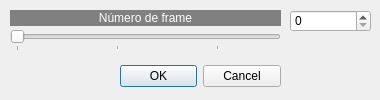
<?xml version="1.0" encoding="UTF-8"?>
<ui version="4.0">
 <class>CapturaDeVideo</class>
 <widget class="QDialog" name="CapturaDeVideo">
  <property name="windowModality">
   <enum>Qt::WindowModality::WindowModal</enum>
  </property>
  <property name="geometry">
   <rect>
    <x>0</x>
    <y>0</y>
    <width>380</width>
    <height>100</height>
   </rect>
  </property>
  <property name="minimumSize">
   <size>
    <width>380</width>
    <height>100</height>
   </size>
  </property>
  <property name="maximumSize">
   <size>
    <width>380</width>
    <height>100</height>
   </size>
  </property>
  <property name="windowTitle">
   <string>Captura de vídeo</string>
  </property>
  <widget class="QDialogButtonBox" name="buttonBox">
   <property name="geometry">
    <rect>
     <x>120</x>
     <y>60</y>
     <width>161</width>
     <height>32</height>
    </rect>
   </property>
   <property name="orientation">
    <enum>Qt::Orientation::Horizontal</enum>
   </property>
   <property name="standardButtons">
    <set>QDialogButtonBox::StandardButton::Cancel|QDialogButtonBox::StandardButton::Ok</set>
   </property>
  </widget>
  <widget class="QLabel" name="label">
   <property name="geometry">
    <rect>
     <x>10</x>
     <y>10</y>
     <width>271</width>
     <height>16</height>
    </rect>
   </property>
   <property name="styleSheet">
    <string notr="true">background-color: rgb(128, 128, 128);
color: rgb(255, 255, 255);</string>
   </property>
   <property name="text">
    <string>Número de frame</string>
   </property>
   <property name="alignment">
    <set>Qt::AlignmentFlag::AlignCenter</set>
   </property>
  </widget>
  <widget class="QSpinBox" name="spinBox">
   <property name="geometry">
    <rect>
     <x>290</x>
     <y>10</y>
     <width>81</width>
     <height>22</height>
    </rect>
   </property>
   <property name="minimum">
    <number>0</number>
   </property>
   <property name="maximum">
    <number>256</number>
   </property>
  </widget>
  <widget class="QSlider" name="horizontalSlider">
   <property name="geometry">
    <rect>
     <x>10</x>
     <y>30</y>
     <width>271</width>
     <height>21</height>
    </rect>
   </property>
   <property name="minimum">
    <number>0</number>
   </property>
   <property name="maximum">
    <number>256</number>
   </property>
   <property name="pageStep">
    <number>16</number>
   </property>
   <property name="orientation">
    <enum>Qt::Orientation::Horizontal</enum>
   </property>
   <property name="tickPosition">
    <enum>QSlider::TickPosition::TicksBelow</enum>
   </property>
   <property name="tickInterval">
    <number>100</number>
   </property>
  </widget>
 </widget>
 <resources/>
 <connections>
  <connection>
   <sender>buttonBox</sender>
   <signal>accepted()</signal>
   <receiver>CapturaDeVideo</receiver>
   <slot>accept()</slot>
   <hints>
    <hint type="sourcelabel">
     <x>248</x>
     <y>254</y>
    </hint>
    <hint type="destinationlabel">
     <x>157</x>
     <y>274</y>
    </hint>
   </hints>
  </connection>
  <connection>
   <sender>buttonBox</sender>
   <signal>rejected()</signal>
   <receiver>CapturaDeVideo</receiver>
   <slot>reject()</slot>
   <hints>
    <hint type="sourcelabel">
     <x>316</x>
     <y>260</y>
    </hint>
    <hint type="destinationlabel">
     <x>286</x>
     <y>274</y>
    </hint>
   </hints>
  </connection>
 </connections>
</ui>
